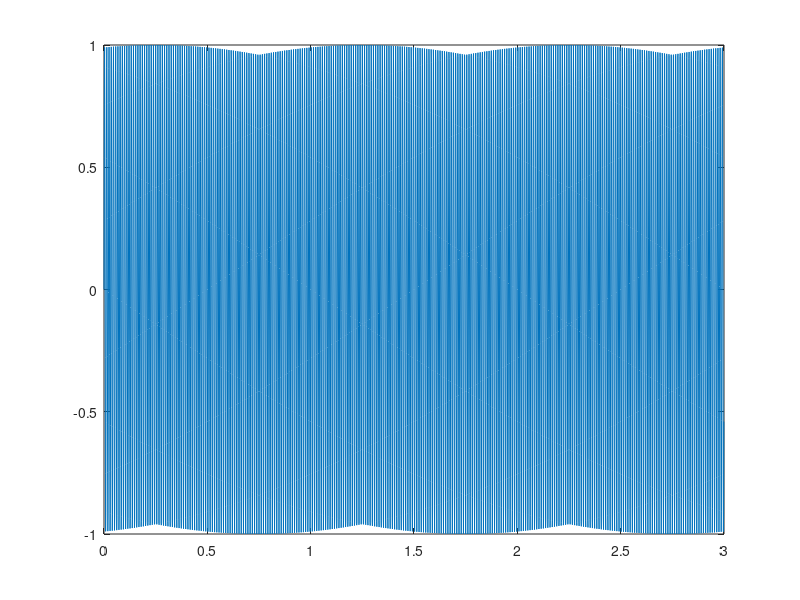

The MATLAB script that drew this image: (Note: this script raises an error after producing the figure.)
clear all

fs = 1024;
t = 0:1/fs:3-(1/fs);

test_sig = sin(2*pi*93*t);
plot(t,test_sig)

test_s = repmat(test_sig,1,10);
M=test_s;
    f_fft = fft(M)%./(size(M,2)./2); % length of vector
    %f_fft(kk,:,:) = fft(M,2.^nextpow2(length(M)),2); %nextpow2

f_fft_mean = squeeze(nanmean(f_fft,1));
f_fft_pow = abs(f_fft_mean.^2);
f = linspace(0,fs-(1/fs),length(f_fft_pow)); 


plot(f(1:end/2),f_fft_pow(1:end/2))



%%

% Frequency defition
t = 0:1/fs:(30-(1/fs));
df = 1/(30);
fn = length(M)/30;